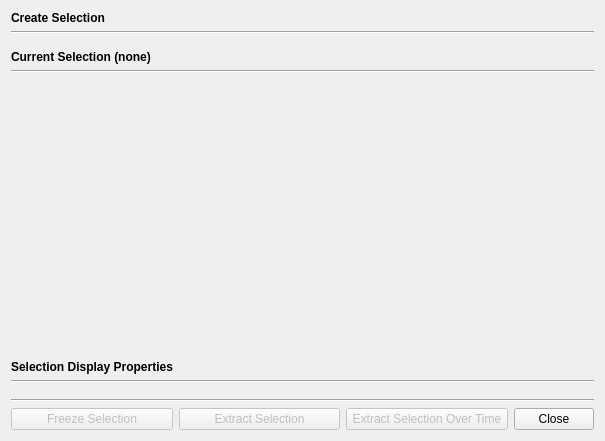
<?xml version="1.0" encoding="UTF-8"?>
<ui version="4.0">
 <class>FindDataDialog</class>
 <widget class="QDialog" name="FindDataDialog">
  <property name="geometry">
   <rect>
    <x>0</x>
    <y>0</y>
    <width>605</width>
    <height>441</height>
   </rect>
  </property>
  <property name="windowTitle">
   <string>Find Data</string>
  </property>
  <layout class="QVBoxLayout" name="verticalLayout">
   <item>
    <widget class="QLabel" name="label_5">
     <property name="font">
      <font>
       <weight>75</weight>
       <bold>true</bold>
      </font>
     </property>
     <property name="text">
      <string>Create Selection</string>
     </property>
    </widget>
   </item>
   <item>
    <widget class="Line" name="line">
     <property name="orientation">
      <enum>Qt::Horizontal</enum>
     </property>
    </widget>
   </item>
   <item>
    <widget class="pqFindDataCreateSelectionFrame" name="createSelectionFrame" native="true"/>
   </item>
   <item>
    <spacer name="verticalSpacer">
     <property name="orientation">
      <enum>Qt::Vertical</enum>
     </property>
     <property name="sizeType">
      <enum>QSizePolicy::Fixed</enum>
     </property>
     <property name="sizeHint" stdset="0">
      <size>
       <width>20</width>
       <height>4</height>
      </size>
     </property>
    </spacer>
   </item>
   <item>
    <widget class="QLabel" name="currentSelectionLabel">
     <property name="font">
      <font>
       <weight>75</weight>
       <bold>true</bold>
      </font>
     </property>
     <property name="text">
      <string>Current Selection (none)</string>
     </property>
    </widget>
   </item>
   <item>
    <widget class="Line" name="line_2">
     <property name="orientation">
      <enum>Qt::Horizontal</enum>
     </property>
    </widget>
   </item>
   <item>
    <widget class="pqFindDataCurrentSelectionFrame" name="currentSelectionFrame" native="true">
     <property name="sizePolicy">
      <sizepolicy hsizetype="Preferred" vsizetype="Expanding">
       <horstretch>0</horstretch>
       <verstretch>0</verstretch>
      </sizepolicy>
     </property>
    </widget>
   </item>
   <item>
    <spacer name="verticalSpacer_2">
     <property name="orientation">
      <enum>Qt::Vertical</enum>
     </property>
     <property name="sizeType">
      <enum>QSizePolicy::Fixed</enum>
     </property>
     <property name="sizeHint" stdset="0">
      <size>
       <width>20</width>
       <height>4</height>
      </size>
     </property>
    </spacer>
   </item>
   <item>
    <widget class="QLabel" name="label_3">
     <property name="font">
      <font>
       <weight>75</weight>
       <bold>true</bold>
      </font>
     </property>
     <property name="text">
      <string>Selection Display Properties</string>
     </property>
    </widget>
   </item>
   <item>
    <widget class="Line" name="line_3">
     <property name="orientation">
      <enum>Qt::Horizontal</enum>
     </property>
    </widget>
   </item>
   <item>
    <widget class="pqFindDataSelectionDisplayFrame" name="selectionDisplayFrame" native="true"/>
   </item>
   <item>
    <spacer name="verticalSpacer_3">
     <property name="orientation">
      <enum>Qt::Vertical</enum>
     </property>
     <property name="sizeType">
      <enum>QSizePolicy::Fixed</enum>
     </property>
     <property name="sizeHint" stdset="0">
      <size>
       <width>20</width>
       <height>4</height>
      </size>
     </property>
    </spacer>
   </item>
   <item>
    <widget class="Line" name="line_4">
     <property name="orientation">
      <enum>Qt::Horizontal</enum>
     </property>
    </widget>
   </item>
   <item>
    <layout class="QHBoxLayout" name="horizontalLayout_3">
     <item>
      <widget class="QPushButton" name="freezeSelection">
       <property name="enabled">
        <bool>false</bool>
       </property>
       <property name="sizePolicy">
        <sizepolicy hsizetype="Minimum" vsizetype="Fixed">
         <horstretch>0</horstretch>
         <verstretch>0</verstretch>
        </sizepolicy>
       </property>
       <property name="toolTip">
        <string>&lt;p&gt;Freeze the selection to select the currently selected elements by IDs instead of the current selection criteria&lt;/p&gt;</string>
       </property>
       <property name="text">
        <string>Freeze Selection</string>
       </property>
      </widget>
     </item>
     <item>
      <widget class="QPushButton" name="extractSelection">
       <property name="enabled">
        <bool>false</bool>
       </property>
       <property name="text">
        <string>Extract Selection</string>
       </property>
      </widget>
     </item>
     <item>
      <widget class="QPushButton" name="extractSelectionOverTime">
       <property name="enabled">
        <bool>false</bool>
       </property>
       <property name="text">
        <string>Extract Selection Over Time</string>
       </property>
      </widget>
     </item>
     <item>
      <widget class="QDialogButtonBox" name="buttonBox">
       <property name="sizePolicy">
        <sizepolicy hsizetype="Maximum" vsizetype="Fixed">
         <horstretch>0</horstretch>
         <verstretch>0</verstretch>
        </sizepolicy>
       </property>
       <property name="orientation">
        <enum>Qt::Horizontal</enum>
       </property>
       <property name="standardButtons">
        <set>QDialogButtonBox::Close</set>
       </property>
      </widget>
     </item>
    </layout>
   </item>
  </layout>
 </widget>
 <customwidgets>
  <customwidget>
   <class>pqFindDataCreateSelectionFrame</class>
   <extends>QWidget</extends>
   <header>pqFindDataCreateSelectionFrame.h</header>
   <container>1</container>
  </customwidget>
  <customwidget>
   <class>pqFindDataCurrentSelectionFrame</class>
   <extends>QWidget</extends>
   <header>pqFindDataCurrentSelectionFrame.h</header>
   <container>1</container>
  </customwidget>
  <customwidget>
   <class>pqFindDataSelectionDisplayFrame</class>
   <extends>QWidget</extends>
   <header>pqFindDataSelectionDisplayFrame.h</header>
   <container>1</container>
  </customwidget>
 </customwidgets>
 <resources>
  <include location="../../../Widgets/Resources/QtWidgets.qrc"/>
  <include location="../../../ApplicationComponents/Resources/pqApplicationComponents.qrc"/>
  <include location="../pqComponents.qrc"/>
 </resources>
 <connections>
  <connection>
   <sender>buttonBox</sender>
   <signal>accepted()</signal>
   <receiver>FindDataDialog</receiver>
   <slot>accept()</slot>
   <hints>
    <hint type="sourcelabel">
     <x>248</x>
     <y>254</y>
    </hint>
    <hint type="destinationlabel">
     <x>157</x>
     <y>274</y>
    </hint>
   </hints>
  </connection>
  <connection>
   <sender>buttonBox</sender>
   <signal>rejected()</signal>
   <receiver>FindDataDialog</receiver>
   <slot>reject()</slot>
   <hints>
    <hint type="sourcelabel">
     <x>316</x>
     <y>260</y>
    </hint>
    <hint type="destinationlabel">
     <x>286</x>
     <y>274</y>
    </hint>
   </hints>
  </connection>
 </connections>
</ui>
